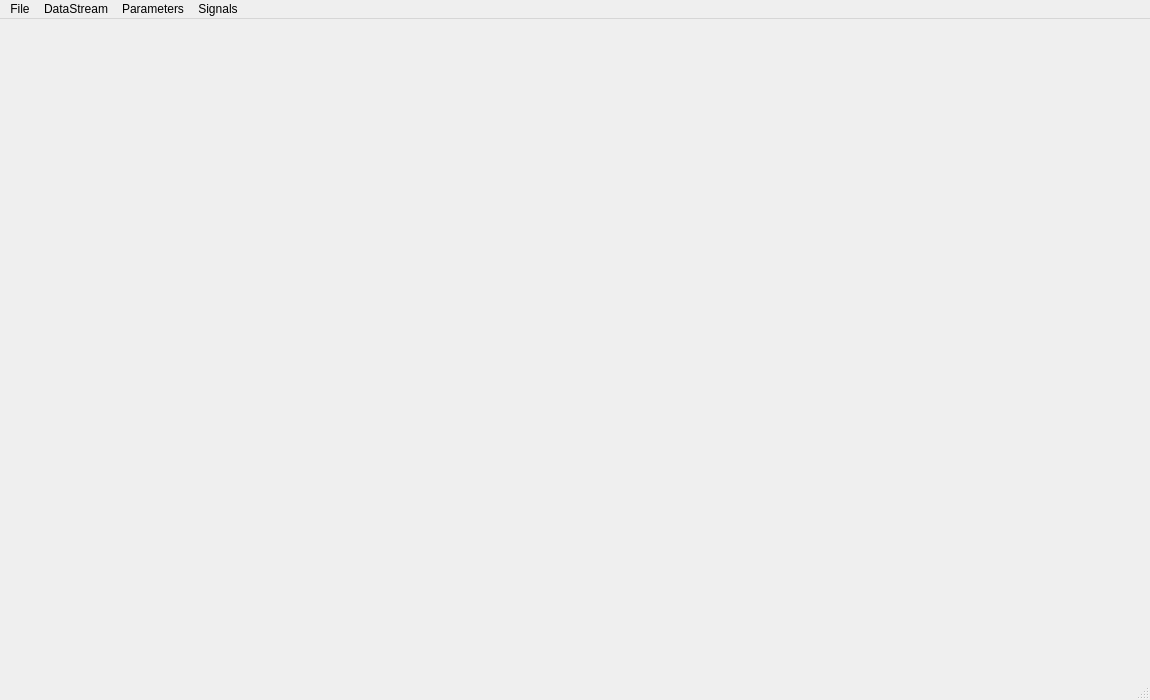
<?xml version="1.0" encoding="UTF-8"?>
<ui version="4.0">
 <class>MAINRUNTEST</class>
 <widget class="QMainWindow" name="MAINRUNTEST">
  <property name="geometry">
   <rect>
    <x>0</x>
    <y>0</y>
    <width>1150</width>
    <height>700</height>
   </rect>
  </property>
  <property name="windowTitle">
   <string>MainWindow</string>
  </property>
  <widget class="QWidget" name="centralwidget"/>
  <widget class="QMenuBar" name="menubar">
   <property name="geometry">
    <rect>
     <x>0</x>
     <y>0</y>
     <width>1150</width>
     <height>21</height>
    </rect>
   </property>
   <widget class="QMenu" name="menuFile">
    <property name="title">
     <string>File</string>
    </property>
    <addaction name="actionSave_As"/>
   </widget>
   <widget class="QMenu" name="menuDataStream">
    <property name="title">
     <string>DataStream</string>
    </property>
    <widget class="QMenu" name="menuFilter">
     <property name="title">
      <string>Filter</string>
     </property>
     <addaction name="actionFilterByNumFields"/>
     <addaction name="actionFilterByContent"/>
    </widget>
    <widget class="QMenu" name="menuCollection_Protocol">
     <property name="title">
      <string>Collection Protocol</string>
     </property>
     <addaction name="actionProtocolSerialBlocks"/>
     <addaction name="actionProtocolUDP_Packets"/>
    </widget>
    <addaction name="actionClear"/>
    <addaction name="actionLocked"/>
    <addaction name="menuFilter"/>
    <addaction name="menuCollection_Protocol"/>
    <addaction name="actionShow_Values"/>
   </widget>
   <widget class="QMenu" name="menuSignals">
    <property name="title">
     <string>Signals</string>
    </property>
    <widget class="QMenu" name="menuSYNCHRONIZE">
     <property name="title">
      <string>SYNCHRONIZE</string>
     </property>
     <addaction name="actionALL"/>
     <addaction name="actionAXIS_LABELS"/>
     <addaction name="actionPARAMETERS"/>
    </widget>
    <widget class="QMenu" name="menuSET_PARAMETER">
     <property name="title">
      <string>SET_PARAMETER</string>
     </property>
     <addaction name="actionMAX_SAMPLE_RATE"/>
     <addaction name="actionCOLD_START_VALUE"/>
     <addaction name="actionCUTOFF_RPM"/>
    </widget>
    <addaction name="actionRESET"/>
    <addaction name="menuSYNCHRONIZE"/>
    <addaction name="menuSET_PARAMETER"/>
   </widget>
   <widget class="QMenu" name="menuParameters">
    <property name="title">
     <string>Parameters</string>
    </property>
    <addaction name="actionView"/>
    <addaction name="actionEdit"/>
   </widget>
   <addaction name="menuFile"/>
   <addaction name="menuDataStream"/>
   <addaction name="menuParameters"/>
   <addaction name="menuSignals"/>
  </widget>
  <widget class="QStatusBar" name="statusbar"/>
  <action name="actionSave_As">
   <property name="text">
    <string>Save As</string>
   </property>
   <property name="toolTip">
    <string>Save the collected data to a specified file.</string>
   </property>
  </action>
  <action name="actionClear">
   <property name="checkable">
    <bool>false</bool>
   </property>
   <property name="checked">
    <bool>false</bool>
   </property>
   <property name="text">
    <string>Clear</string>
   </property>
  </action>
  <action name="actionLocked">
   <property name="checkable">
    <bool>true</bool>
   </property>
   <property name="checked">
    <bool>true</bool>
   </property>
   <property name="text">
    <string>Locked</string>
   </property>
  </action>
  <action name="actionRESET">
   <property name="text">
    <string>RESET</string>
   </property>
  </action>
  <action name="actionALL">
   <property name="text">
    <string>ALL</string>
   </property>
  </action>
  <action name="actionAXIS_LABELS">
   <property name="text">
    <string>AXIS_LABELS</string>
   </property>
  </action>
  <action name="actionPARAMETERS">
   <property name="text">
    <string>PARAMETERS</string>
   </property>
  </action>
  <action name="actionMAX_SAMPLE_RATE">
   <property name="text">
    <string>MAX_SAMPLE_RATE</string>
   </property>
  </action>
  <action name="actionCOLD_START_VALUE">
   <property name="text">
    <string>COLD_START_VALUE</string>
   </property>
  </action>
  <action name="actionCUTOFF_RPM">
   <property name="text">
    <string>CUTOFF_RPM</string>
   </property>
  </action>
  <action name="actionView">
   <property name="text">
    <string>View</string>
   </property>
  </action>
  <action name="actionEdit">
   <property name="text">
    <string>Edit</string>
   </property>
  </action>
  <action name="actionFilterLow">
   <property name="text">
    <string>Low</string>
   </property>
  </action>
  <action name="actionFilterByNumFields">
   <property name="checkable">
    <bool>true</bool>
   </property>
   <property name="checked">
    <bool>true</bool>
   </property>
   <property name="text">
    <string>By Number of Fields</string>
   </property>
  </action>
  <action name="actionFilterByContent">
   <property name="checkable">
    <bool>true</bool>
   </property>
   <property name="text">
    <string>By Content</string>
   </property>
  </action>
  <action name="actionProtocolSerialBlocks">
   <property name="checkable">
    <bool>true</bool>
   </property>
   <property name="checked">
    <bool>true</bool>
   </property>
   <property name="text">
    <string>Serial Blocks</string>
   </property>
  </action>
  <action name="actionProtocolUDP_Packets">
   <property name="checkable">
    <bool>true</bool>
   </property>
   <property name="text">
    <string>UDP Packets</string>
   </property>
  </action>
  <action name="actionShow_Values">
   <property name="checkable">
    <bool>true</bool>
   </property>
   <property name="checked">
    <bool>true</bool>
   </property>
   <property name="text">
    <string>Show Values</string>
   </property>
  </action>
  <action name="actionIDLE_FUEL_RATIO">
   <property name="text">
    <string>IDLE_FUEL_RATIO</string>
   </property>
  </action>
  <action name="actionCURRENT_FUEL_RATIO">
   <property name="text">
    <string>CURRENT_FUEL_RATIO</string>
   </property>
  </action>
  <action name="actionRESET_FUEL_RATIO">
   <property name="text">
    <string>RESET_FUEL_RATIO</string>
   </property>
  </action>
  <action name="actionDESIRED_RPM">
   <property name="text">
    <string>DESIRED_RPM</string>
   </property>
  </action>
  <action name="actionDESIRED_O2">
   <property name="text">
    <string>DESIRED_O2</string>
   </property>
  </action>
 </widget>
 <resources/>
 <connections/>
</ui>
